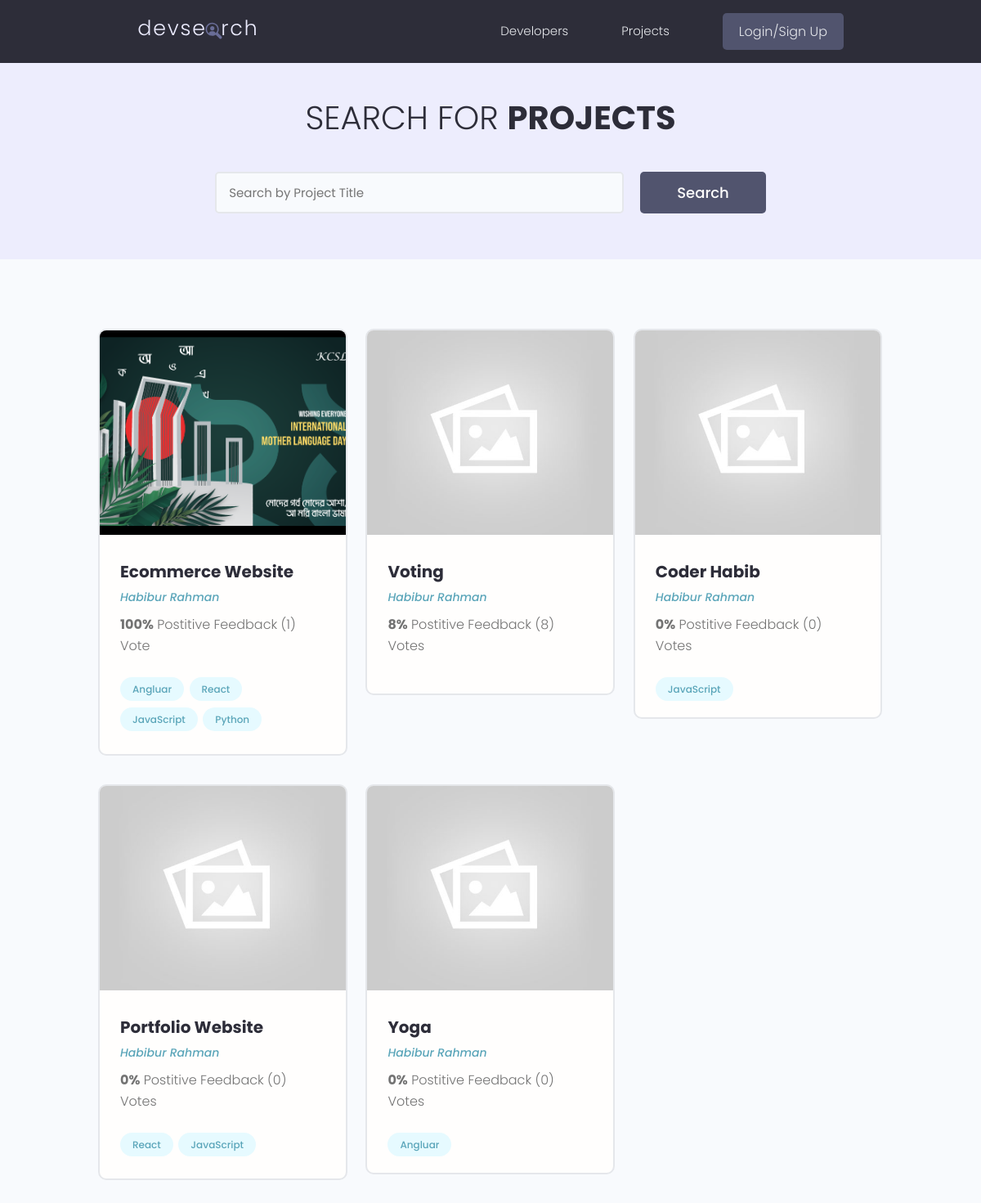
Page /projects/ on the earlier database version.
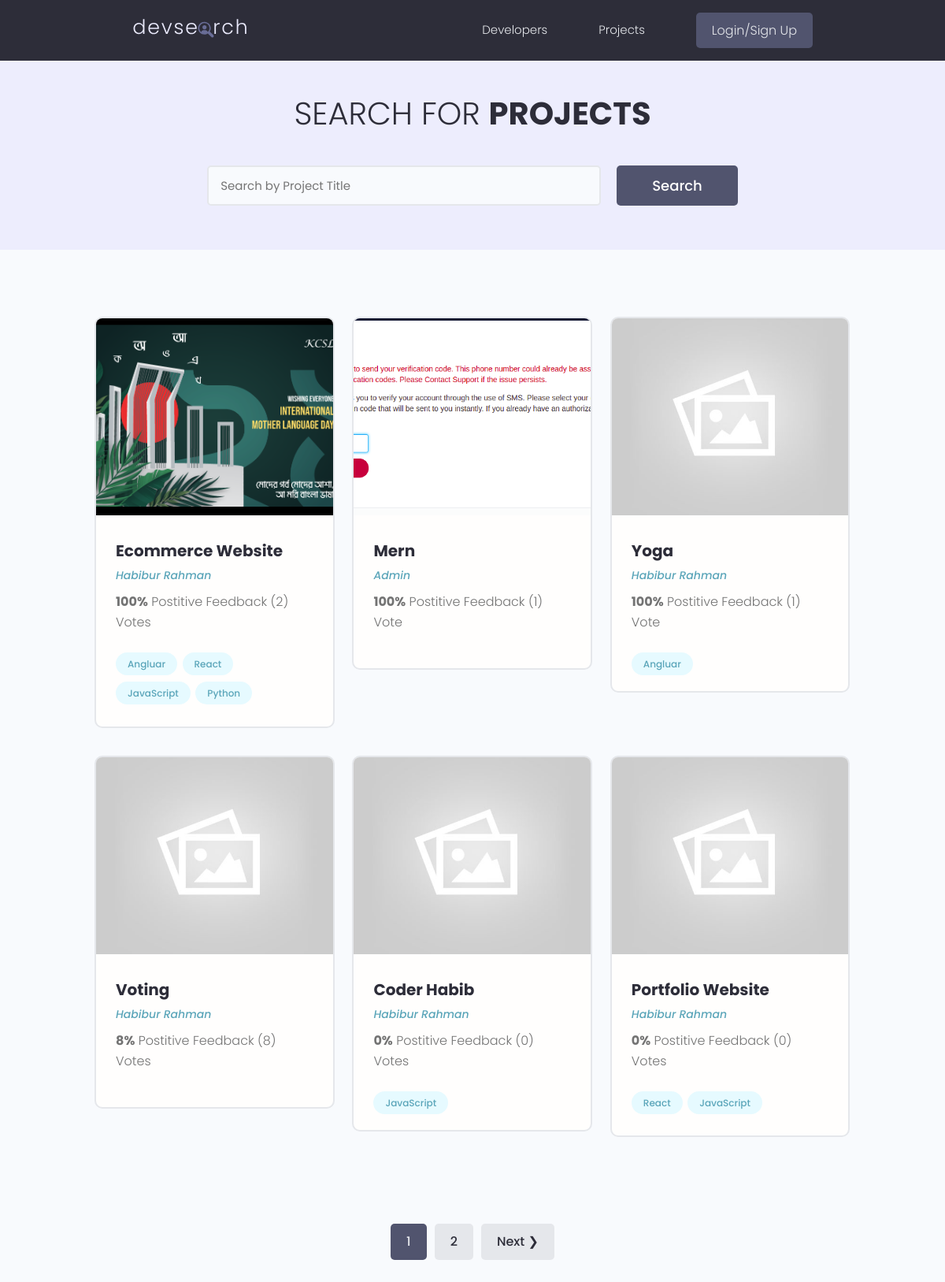
Same page on the later database version.
### projects/models.py (models this page shows, shortened)
class Project(models.Model):
    owner = models.ForeignKey(Profile,null= True, on_delete=models.SET_NULL)
    title = models.CharField(max_length=200)
    description = models.TextField(null=True, blank=True)
    featured_image = models.ImageField(null=True, blank=True,default="default.jpg")
    demo_link = models.CharField(max_length=2000, null=True, blank=True)
    source_link = models.CharField(max_length=2000, null=True, blank=True)
    tags = models.ManyToManyField('Tag', blank=True)
    vote_total = models.IntegerField(default=0, null=True, blank=True)
    vote_ratio = models.IntegerField(default=0, null=True, blank=True)
    created = models.DateField(auto_now_add=True)
    id = models.UUIDField(default=uuid.uuid4, unique=True, primary_key=True, editable=False)
    class Meta:
        ordering = ['-vote_ratio', '-vote_total', 'title']

class Tag(models.Model):
    name = models.CharField(max_length=200)
    created = models.DateField(auto_now_add=True)
    id = models.UUIDField(default=uuid.uuid4, unique=True, primary_key=True, editable=False)
    def __str__(self):
        return self.name

### users/models.py (models this page shows, shortened)
class Profile(models.Model):
    user = models.OneToOneField(User, on_delete=models.CASCADE, null=True, blank=True)
    name = models.CharField(max_length=200, blank=True, null=True)
    email = models.EmailField(max_length=500, blank=True, null=True)
    username = models.CharField(max_length=200, blank=True, null=True)
    location = models.CharField(max_length=200, blank=True, null=True)
    short_intro = models.CharField(max_length=200, blank=True, null=True)
    bio = models.TextField(blank=True, null=True)
    profile_image = models.ImageField(null=True, blank=True, upload_to='profiles/', default='profiles/user-default.png')
    social_github = models.CharField(max_length=200, blank=True, null=True)
    social_twitter = models.CharField(max_length=200, blank=True, null=True)
    social_linkedin = models.CharField(max_length=200, blank=True, null=True)
    social_youtube = models.CharField(max_length=200, blank=True, null=True)
    social_website = models.CharField(max_length=200, blank=True, null=True)
    created = models.DateField(auto_now_add=True)
    id = models.UUIDField(default=uuid.uuid4, unique=True, primary_key=True, editable=False)

### projects/views.py (the view)
# urls.py: path('projects/', include('projects.urls')),
def projects(request):
    projects, search_query = searchProject(request)
    custom_range, projects = paginationProject(request, projects, 6)
    context = {'projects': projects, 'search_query': search_query, 'custom_range': custom_range}
    return render(request, 'projects/project.html', context)

### projects/utils.py (called while the page is built)
def searchProject(request):
    search_query = ''
    if request.GET.get('search_query'):
        search_query = request.GET.get('search_query')
    tags = Tag.objects.filter(name__icontains=search_query)
    projects = Project.objects.distinct().filter(
        Q(title__icontains=search_query) |
        Q(description__icontains=search_query) |
        Q(owner__name__icontains=search_query) |
        Q(tags__in = tags)
    )
    return projects, search_query

def paginationProject(request, projects, result):
    page = request.GET.get('page')
    result = result
    paginator = Paginator(projects, result)
    try:
        projects = paginator.page(page)
    except PageNotAnInteger:
        page = 1
        projects = paginator.page(page)
    except EmptyPage:
        page = paginator.num_pages
        projects = paginator.page(page)
    leftIndex = (int(page) - 4)
    if leftIndex < 1:
        leftIndex = 1
    rightIndex = (int(page) + 5)
    if rightIndex > paginator.num_pages:
        rightIndex  = paginator.num_pages + 1
    custom_range = range(leftIndex, rightIndex)
    return custom_range, projects

### projects/templates/projects/project.html (shortened to what this page needs)
{% extends 'main.html' %}
{% block content %}
<main class="projects">
    <section class="hero-section text-center">
      <div class="container container--narrow">
        <div class="hero-section__box">
          <h2>Search for <span>Projects</span></h2>
        </div>
        <div class="hero-section__search">
          <form id="searchForm" class="form" action="{% url 'projects' %}" method="get">
            <div class="form__field">
              <input class="input input--text" id="formInput#search" type="text" name="search_query" value="{{search_query}}"
                placeholder="Search by Project Title" />
            </div>
            <input class="btn btn--sub btn--lg" type="submit" value="Search" />
          </form>
        </div>
      </div>
    </section>
    <section class="projectsList">
      <div class="container">
        <div class="grid grid--three">
        {% for project in projects %}
          <div class="column">
            <div class="card project">
              <a href="{% url 'single-projects' project.id %}" class="project">
                <img class="project__thumbnail" src="{{project.featured_image.url}}" alt="project thumbnail" />
                <div class="card__body">
                  <h3 class="project__title">{{project.title}}</h3>
                  <p><a class="project__author" href="{% url 'user-profiles' project.owner.id %}">{{project.owner.name}}</a></p>
                  <p class="project--rating">
                    <span style="font-weight: bold;">{{project.vote_ratio}}%</span> Postitive
                    Feedback ({{project.vote_total}}) Vote{{project.vote_total|pluralize:"s"}}
                  </p>
                  <div class="project__tags">
                    {% for tag in project.tags.all %}
                    <span class="tag tag--pill tag--main">
                      <small>{{tag}}</small>
                    </span>
                    {% endfor%}
                  </div>
                </div>
              </a>
            </div>
          </div>
        {% endfor %}
        </div>
      </div>
    </section>
    {% include 'pagination.html' with queryset=projects custom_range=custom_range  %}
  </main>
{% endblock content %}

### templates/main.html (shortened to what this page needs)
<!DOCTYPE html>
{% load static %}
<html lang="en">
    <head>
        <link rel="stylesheet" href="https://cdn.iconmonstr.com/1.3.0/css/iconmonstr-iconic-font.min.css" />
        <link rel="stylesheet" href="{% static 'uikit/styles/uikit.css'%}" />
        <link rel="stylesheet" href="{% static 'styles/app.css' %}" />
    </head>
<body>
    {% include 'navbar.html' %}
    {% block content %}
    {% endblock content %}
</body>
</html>

### templates/navbar.html (shortened to what this page needs)
{% load static %}
<header class="header">
    <div class="container container--narrow">
      <a href="{% url 'profiles' %}" class="header__logo">
        <img src="{% static 'images/logo.svg'%}" alt="DevSearch Logo" />
      </a>
      <nav class="header__nav">
        <ul class="header__menu">
          <li class="header__menuItem"><a href="{% url 'profiles' %}">Developers</a></li>
          <li class="header__menuItem"><a href="{% url 'projects' %}">Projects</a></li>
          {% if request.user.is_authenticated %}
          <li class="header__menuItem"><a href="{% url 'account' %}">My Account</a></li>
          <li class="header__menuItem"><a href="{% url 'inbox' %}">Inbox</a></li>
          <li class="header__menuItem"><a href="{% url 'create-project' %}" class="btn btn--sub">Add Project</a></li>
          <li class="header__menuItem"><a href="{% url 'logout' %}" class="btn btn--sub">LogOut</a></li>
          {% else %}
          <li class="header__menuItem"><a href="{% url 'login' %}" class="btn btn--sub">Login/Sign Up</a></li>
          {% endif %}
        </ul>
      </nav>
    </div>
  </header>

### templates/pagination.html (shortened to what this page needs)
{% if queryset.has_other_pages %}
<div class="pagination">
  <ul class="container">
    {% for page in custom_range %}
    {% if page == queryset.number %}
    <li><a href="?page={{page}}" class="btn btn--link btn--sub">{{page}}</a></li>
    {% else %}
    <li><a href="?page={{page}}" class="btn btn--link" data-page="{{page}}">{{page}}</a></li>
    {% endif %}
    {% endfor %}
    {% if queryset.has_next %}
    <li><a href="?page={{queryset.next_page_number}}" class="btn" data-page="{{queryset.next_page_number}}">Next &#10095;</a></li>
    {% endif %}
  </ul>
</div>
{% endif %}

### static/styles/app.css (style rules this page uses)
:root { --color-sub: #2d2d39; }
.btn--sub { background-color: var(--color-sub-light); }
.card { border: 2px solid var(--color-light); }
img { width: 100%; }
.header { position: sticky; z-index: 111; background-color: var(--color-sub); padding: 1.5rem 0; }
.header > .container { display: flex; justify-content: space-between; align-items: center; }
.header__logo > img { height: 3.8rem; }
.header__nav > ul { display: inline-flex; align-items: center; list-style: none; gap: 6.5rem; }
.header__menuItem > a { color: var(--color-light); font-weight: 300; }
.hero-section { height: 40vh; display: flex; align-items: center; background-color: var(--color-sub); }
.hero-section__box { margin-bottom: 4rem; }
.hero-section__box > h2, .hero-section__box > h2 > span { font-size: 4rem; color: var(--color-light); line-height: 1.3; text-transform: uppercase; }
.hero-section__box > h2 { font-weight: 300; }
.hero-section__box > h2 > span { font-weight: 700; }
.hero-section__search > .form { display: flex; align-items: center; justify-content: center; gap: 2rem; }
.hero-section__search > .form input.input--text { width: 50rem; }
.pagination { margin-top: 8rem; margin-bottom: 10rem; }
.pagination > ul { flex-wrap: wrap; list-style: none; display: flex; align-items: center; justify-content: center; gap: 1rem; }
.pagination .btn { color: var(--color-sub); }
.pagination .btn.btn--sub { color: var(--color-light); }
.project__author { font-size: 1.4rem; font-style: italic; }
.project--rating { margin-bottom: 1.6em; margin-top: .5em; }
.projects > .hero-section { background: var(--color-sub-lighter); height: 30vh; }
.projects .hero-section__box { margin-bottom: 2.5rem; }
.projects .hero-section__box > h2 { color: var(--color-sub); }
.projects .hero-section__box > h2 > span { font-weight: 700; color: var(--color-sub); }
.projectsList { margin-top: 8rem; }
.project__thumbnail { height: 25rem; object-fit: cover; object-position: top center; }
.project__title { font-size: 2rem; font-weight: 700; color: var(--color-sub); }

### static/uikit/styles/modules/_variables.css (style rules this page uses)
:root { --color-main: #5aa5b9; --color-main-light: #e6faff; --color-sub: #3f4156; --color-sub-light: #51546e; --color-sub-lighter: #ededfd; --color-text: #737373; --color-gray: #8b8b8b; --color-light: #e5e7eb; --color-light-gray: #767676; --color-bg: #f8fafd; --color-white: #fffefd; --color-white-light: #f3f3f3; --color-success: #359e64; --color-success-bg: #def8e8; --color-error: #fc4b0b; --color-error-bg: #fff2ee; --font-base: 'Poppins', arial, helvetica, 'Segoe UI', roboto, ubuntu, sans-serif; --font-monospace: 'Fira Code', 'Courier New', courier, monospace; --font-regular: 300; --font-medium: 500; --font-bold: 700; --generic-shadow: 1px 1px 5px #00000010; --generic-transition: all 0.3s ease-in-out; }

### static/uikit/styles/modules/_base.css (style rules this page uses)
* { margin: 0; padding: 0; box-sizing: border-box; text-rendering: optimizeLegibility; color: inherit; font-size: inherit; }
html { font-size: 50%; }
@media only screen and (min-width: 480px) { html { font-size: 56.25%; } }
@media only screen and (min-width: 1200px) { html { font-size: 62.5%; } }
body { line-height: 1.6; font-weight: 400; font-size: 1.5rem; color: var(--color-text); background-color: var(--color-bg); min-height: 100vh; }

### static/uikit/styles/modules/_typography.css (style rules this page uses)
* { font-family: var(--font-base); }
h2 { font-size: 3.6rem; font-weight: var(--font-bold); }
h3 { font-size: 3.2rem; font-weight: var(--font-medium); }
p, span, strong { font-size: 1.6rem; color: var(--color-text); font-weight: var(--font-regular); }
a { padding-bottom: 2px; text-decoration: none; display: inline-block; color: var(--color-main); font-weight: var(--font-medium); }

### static/uikit/styles/modules/_utilities.css (style rules this page uses)
.container { width: 92%; max-width: 165rem; margin: 0 auto; box-sizing: border-box; }
.container--narrow { width: 92%; max-width: 120rem; }
@media screen and (min-width: 1000px) { .container { width: 90%; } }
@media screen and (min-width: 1000px) { .container--narrow { width: 85%; } }
@media screen and (min-width: 1200px) { .container { width: 80%; } }
@media screen and (min-width: 1200px) { .container--narrow { width: 72%; } }
.text-center { text-align: center; }

### static/uikit/styles/modules/_card.css (style rules this page uses)
.card { border-radius: 1rem; background-color: var(--color-white); border: 1.5px solid var(--color-light); width: auto; height: auto; margin-top: 0.5rem; margin-bottom: 0.5rem; overflow: hidden; }
.card__body, .card__header { padding: 2rem 2.5rem; }

Differences in the rows shown:
changed Project "Ecommerce Website": vote_total "1" → "2"
added Project: featured_image (picture), title "Mern", owner.name "Admin", vote_ratio "100", vote_total "1"
changed Project "Yoga": vote_ratio "0" → "100"; vote_total "0" → "1"; moves up the list
Other differences:
new list line: "1"
new list line: "2"
text now shown: "Next ❯"
